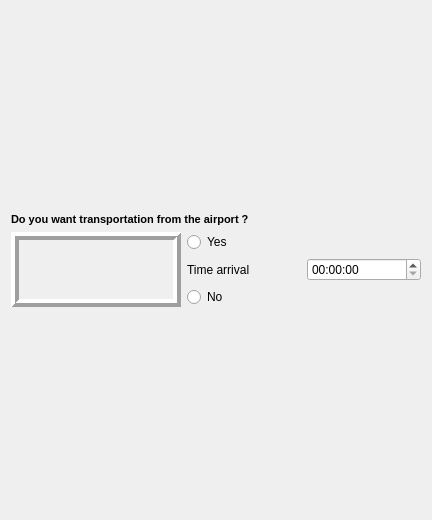
                  <widget class="QWidget" name="scrollAreaWidgetContents_7">
                   <property name="geometry">
                    <rect>
                     <x>0</x>
                     <y>0</y>
                     <width>432</width>
                     <height>520</height>
                    </rect>
                   </property>
                   <layout class="QGridLayout" name="gridLayout_22">
                    <item row="0" column="0">
                     <layout class="QGridLayout" name="gridLayout_23">
                      <item row="0" column="0" colspan="3">
                       <widget class="QLabel" name="label_36">
                        <property name="sizePolicy">
                         <sizepolicy hsizetype="Preferred" vsizetype="Fixed">
                          <horstretch>0</horstretch>
                          <verstretch>0</verstretch>
                         </sizepolicy>
                        </property>
                        <property name="font">
                         <font>
                          <pointsize>8</pointsize>
                          <weight>75</weight>
                          <bold>true</bold>
                         </font>
                        </property>
                        <property name="text">
                         <string>Do you want transportation from the airport ?</string>
                        </property>
                       </widget>
                      </item>
                      <item row="1" column="0" rowspan="3">
                       <widget class="QLabel" name="label_37">
                        <property name="sizePolicy">
                         <sizepolicy hsizetype="Expanding" vsizetype="Expanding">
                          <horstretch>0</horstretch>
                          <verstretch>0</verstretch>
                         </sizepolicy>
                        </property>
                        <property name="maximumSize">
                         <size>
                          <width>170</width>
                          <height>170</height>
                         </size>
                        </property>
                        <property name="frameShape">
                         <enum>QFrame::Box</enum>
                        </property>
                        <property name="frameShadow">
                         <enum>QFrame::Raised</enum>
                        </property>
                        <property name="lineWidth">
                         <number>4</number>
                        </property>
                        <property name="text">
                         <string/>
                        </property>
                        <property name="pixmap">
                         <pixmap>images/taxi4.png</pixmap>
                        </property>
                        <property name="scaledContents">
                         <bool>true</bool>
                        </property>
                       </widget>
                      </item>
                      <item row="2" column="1">
                       <widget class="QLabel" name="label_38">
                        <property name="font">
                         <font>
                          <pointsize>9</pointsize>
                         </font>
                        </property>
                        <property name="text">
                         <string>Time arrival</string>
                        </property>
                       </widget>
                      </item>
                      <item row="2" column="2">
                       <widget class="QTimeEdit" name="timeEdit_2">
                        <property name="font">
                         <font>
                          <pointsize>9</pointsize>
                         </font>
                        </property>
                       </widget>
                      </item>
                      <item row="3" column="1">
                       <widget class="QRadioButton" name="radioButton_8">
                        <property name="font">
                         <font>
                          <pointsize>9</pointsize>
                         </font>
                        </property>
                        <property name="text">
                         <string>No</string>
                        </property>
                       </widget>
                      </item>
                      <item row="1" column="1" colspan="2">
                       <widget class="QRadioButton" name="radioButton_9">
                        <property name="font">
                         <font>
                          <pointsize>9</pointsize>
                         </font>
                        </property>
                        <property name="text">
                         <string>Yes</string>
                        </property>
                       </widget>
                      </item>
                     </layout>
                    </item>
                   </layout>
                  </widget>
